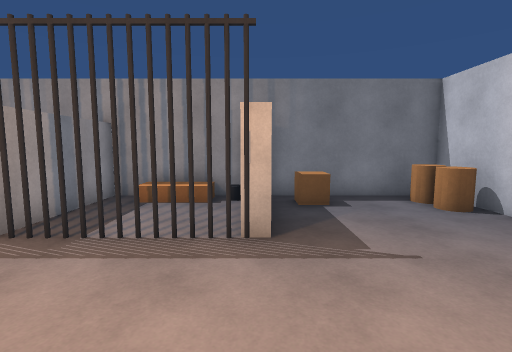
View 1 (above)

16 first-person views from a walk through a 3-D level made in the Unity game engine. The camera is 1.5 m above the floor, tilts 6° down and sees 85° across. The floor is counted in squares, 1 m on a side. Each view is taken from the middle of a square. On the plan, view 1 faces up. The plan holds only what a view shows up to about 14 squares ahead; the rest is blank. The place goes on beyond the plan. The player is left out. Door leaves are left out, so doorways stand open.

View 2
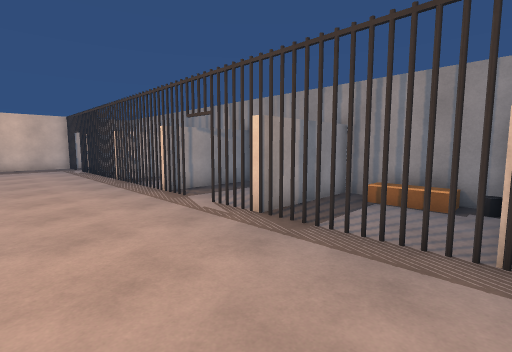

View 3
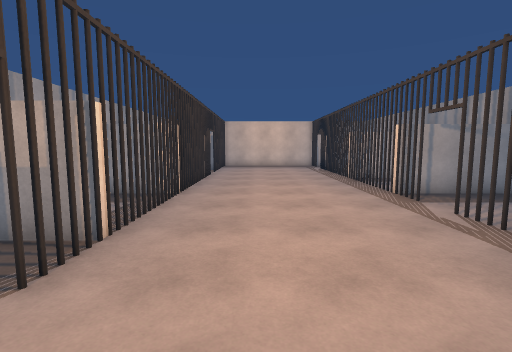

View 4
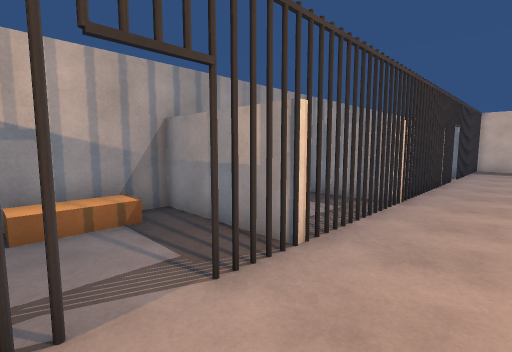

View 5
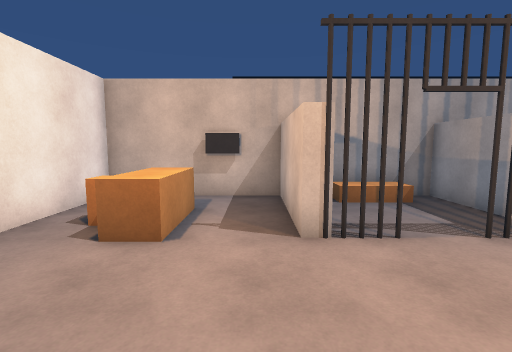

View 6
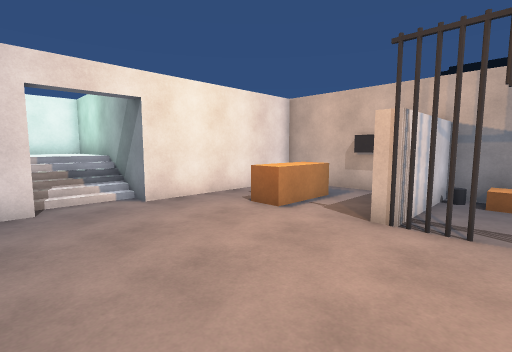

View 7
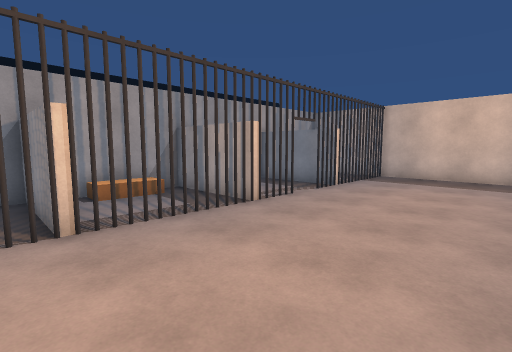

View 8
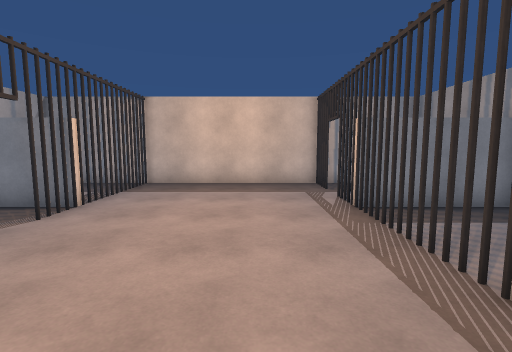

View 9
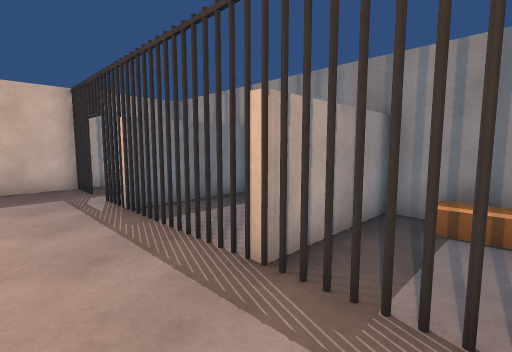

View 10
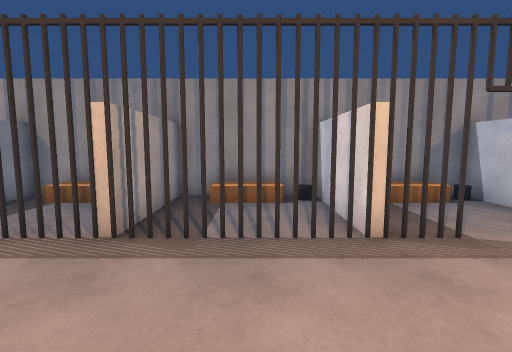

View 11
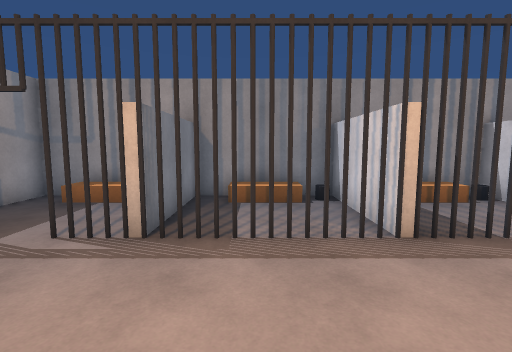

View 12
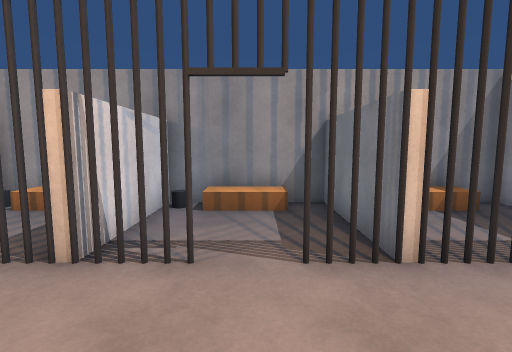

View 13
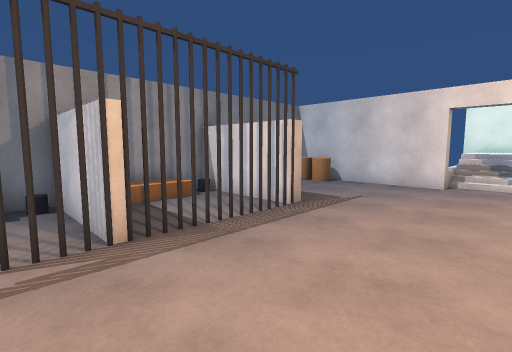

View 14
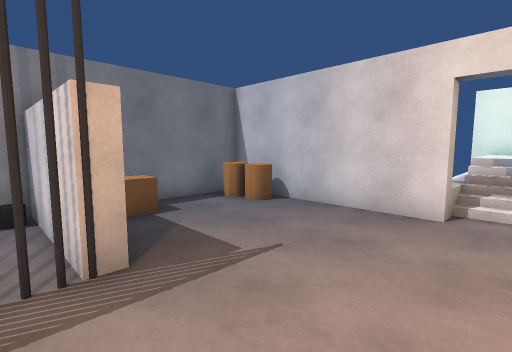

View 15
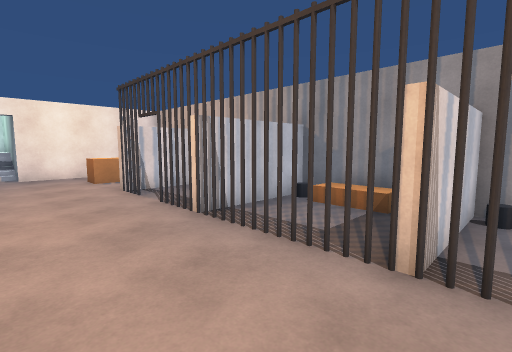

View 16
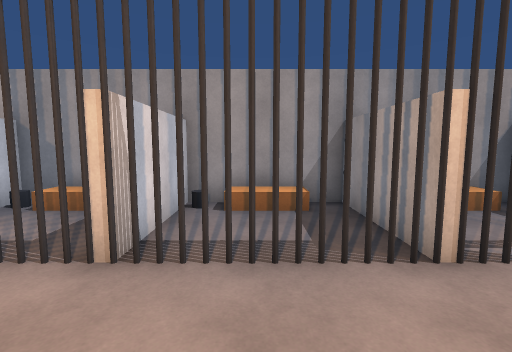

### Floor plan
Key: @ floor where view 1 was taken; # wall or solid block; . main floor; : floor 0.5 m higher than the main floor; + floor 1.25 m higher than the main floor; / step, stairs or slope; D open door; O other object.
Columns run from 23 left of view 1 to 12 right of it. Each row starts with its distance up from view 1.
  9 ##############################
  8 #.OO #.OO##OO.# ://#OO.#OO..O#
  7 #....#...##...#....#...#.O..O#
  6 #....#...##...#....#...#.....#
  5 #OO.OOOOOOOOOOOO.OOOOOOO.....#
  4 #.D.............D............#
  3 #............................#     #
  2 #............................//////#
  1 #............................///+++#
  0 #......................@.....#######
 -1 #............................#
 -2 #....OODO...........O.OO.....#
 -3 #.O..O..OOOOOOOOOOOOO..O..OO.#
 -4 #....#....#...#...#....#..OO.#
 -5 #... #....#...#...#....#... .#
 -6 ##   #/://#  ###  #.OO.#...  #
 -7      #########################

Positions as (right, up) in squares from view 1, and headings:
1: (0, 0), facing up
2: (0, 0), facing up-left
3: (0, 0), facing left
4: (-1, 0), facing down-left
5: (1, 2), facing down
6: (-2, 3), facing down-right
7: (-8, 3), facing down-left
8: (-11, 2), facing left
9: (-11, 2), facing up-left
10: (-11, 0), facing up
11: (-16, 0), facing up
12: (-16, 1), facing down
13: (-6, 0), facing up-right
14: (-1, 1), facing up-right
15: (-10, 1), facing down-right
16: (-11, 1), facing down
